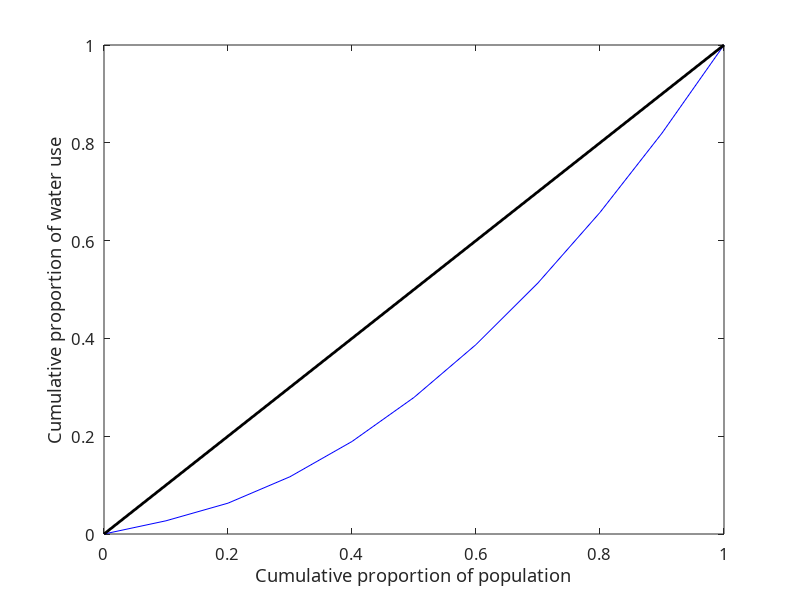

The MATLAB script that drew this image:
% Income data for a sample population
income = [15000, 20000, 30000, 40000, 50000, 60000, 70000, 80000, 90000, 100000];

% Calculate the cumulative percentage of income and population
cumulative_income = cumsum(sort(income));
cumulative_income_percent = cumulative_income / sum(income);
cumulative_population_percent = (1:length(income)) / length(income);

% Calculate the Lorenz curve
lorenz_x = [0, cumulative_population_percent];
lorenz_y = [0, cumulative_income_percent];

% Set plot properties
line_width = 2;
font_name = 'Calibri';

% Plot the Lorenz curve
plot(lorenz_x, lorenz_y, 'b', [0,1], [0,1], 'k', 'LineWidth', line_width);
% title('Lorenz Curve', 'FontName', font_name);
xlabel('Cumulative proportion of population', 'FontName', font_name, 'FontSize',12);
ylabel('Cumulative proportion of water use', 'FontName', font_name, 'FontSize',12);
set(gca, 'FontName', font_name, 'FontSize',12);







